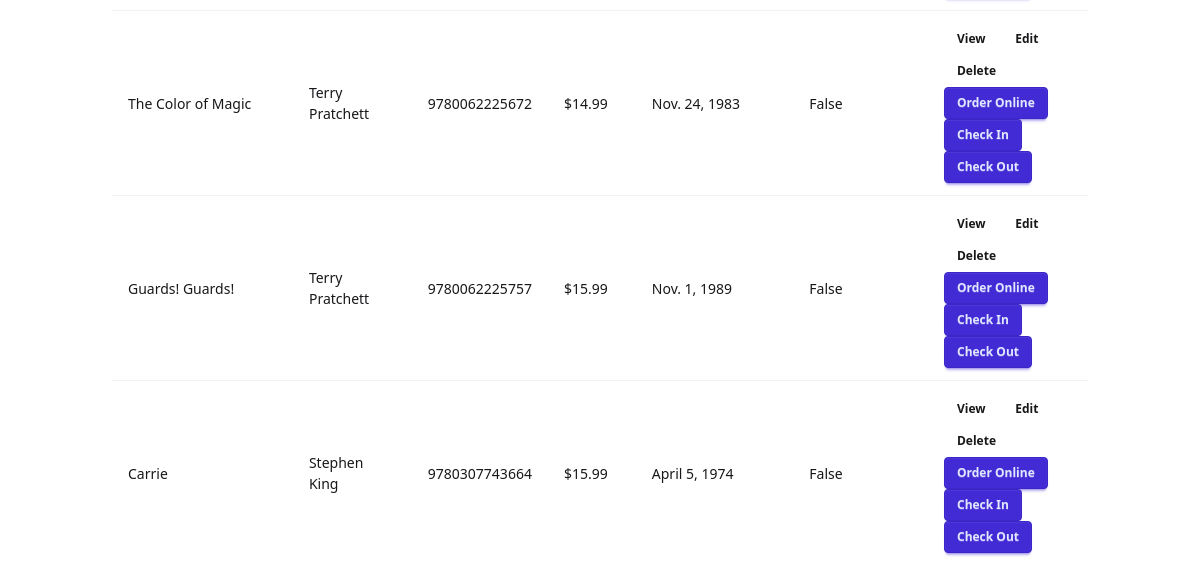
Page /book/ (lower part) on the earlier database version.
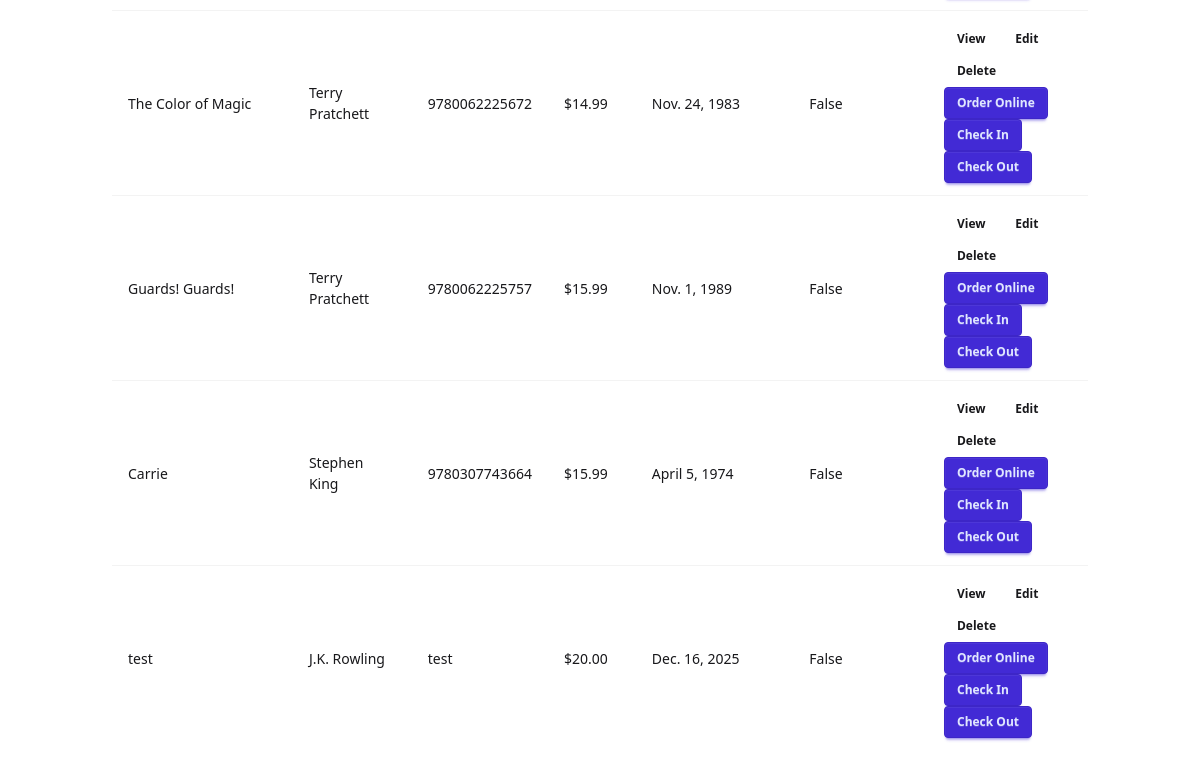
Same page on the later database version.
### example/models.py (models this page shows, shortened)
class Book(models.Model):
    title = models.CharField(max_length=100,verbose_name='Title')
    author = models.ForeignKey('Author', on_delete=models.CASCADE,verbose_name='Author')
    isbn = models.CharField(max_length=13,verbose_name='ISBN')
    price = models.DecimalField(max_digits=10, decimal_places=2,verbose_name='Price')
    pub_date = models.DateField(verbose_name='Publication Date')
    checked_out = models.BooleanField(default=False,verbose_name='Checked Out')
    ordered_from = models.CharField(max_length=100, blank=True, null=True, verbose_name='Ordered From')
    location = models.CharField(max_length=100, blank=True, null=True, verbose_name='Location')
    @property
    def formatted_price(self):
        return f"${self.price:,}"
    class Meta:
        verbose_name = 'Book'
        verbose_name_plural = 'Books'
        permissions = [
            ('can_view_ordered_from', 'Can view ordered from field'),
        ]

class Author(models.Model):
    name = models.CharField(max_length=100)
    def __str__(self):
        return self.name

### example/views.py (the view)
class BookCRUDView(CRUDView):
    model = Book
    fields = {
        'title': 'Title',
        'author': 'Author',
        'isbn': 'ISBN',
        'formatted_price': 'Price',
        'pub_date': 'Publication Date',
        'checked_out': 'Checked Out',
    }
    form_fields = {
        'title': 'Title',
        'author': 'Author',
        'isbn': 'ISBN',
        'price': 'Price',
        'pub_date': 'Publication Date',
        'checked_out': 'Checked Out',
        'ordered_from': 'Ordered From',
        'location': 'Location',
    }
    filter_fields = {'author': 'Author', 'checked_out': 'Checked Out'}
    search_fields = ['title', 'isbn']
    restricted_fields = {'ordered_from': 'can_view_ordered_from'}
    property_field_map = {'formatted_price': 'price'}
    inline_formsets = [
        {
            'model': BookRequest,
            'fields': ['requester_name', 'requester_email'],
            'can_delete': True,
        },
        {
            'model': RequestComment,
            'fields': ['comment'],
            'nested_under': BookRequest,
            'extra': 1,
            'can_delete': True,
        }
    ]
    extra_actions = [
        {
            'name': 'order-online',
            'view': OrderOnlineView,
            'label': 'Order Online',
            'method': 'POST',
        },
        {
            'name': 'check-in',
            'label': 'Check In',
            'view': CheckInView,
            'method': 'POST',
        },
        {
            'name': 'check-out',
            'label': 'Check Out',
            'view': CheckOutView,
            'method': 'POST',
        }
    ]

### orange_sherbert/templatetags/sherbert_tags.py (called while the page is built, shortened)
@register.simple_tag
def get_field_options(obj, field_name):
    model = obj.model
    field = model._meta.get_field(field_name)
    if field.is_relation:
        related_model = field.related_model
        related_ids = model.objects.values_list(field_name, flat=True).distinct()
        related_ids = [v for v in related_ids if v is not None]
        related_objects = related_model.objects.filter(pk__in=related_ids)
        return [(obj.pk, str(obj)) for obj in related_objects]
    distinct_values = model.objects.values_list(field_name, flat=True).distinct().order_by(field_name)
    return [(v, v) for v in distinct_values if v not in (None, '')]

@register.simple_tag
def is_selected(option, request, field):
    current = request.GET.get(field, '')
    return 'selected' if str(option) == str(current) else ''

### orange_sherbert/view.py (called while the page is built)
def nestedinlineformset_factory(parent_model, model, parent_formset_name, **kwargs):
    FormSet = inlineformset_factory(
        parent_model,
        model,
        formset=NestedInlineFormSet,
        **kwargs
    )
    FormSet.parent_formset_name = parent_formset_name
    return FormSet

### orange_sherbert/templates/orange_sherbert/list.html (shortened to what this page needs)
{% extends "orange_sherbert/base.html" %}
{% load sherbert_tags %}
{% block content %}
<div class="container mx-auto">
    <div class="card">
        <div class="card-body">
            <div class="overflow-x-auto" id="results-table">
                <table class="table w-full">
                    <tbody id="search-results">
                        {% for item in object_data %}
                            <tr>
                                {% for field_name, verbose_name, value in item.fields %}
                                    <td>{{ value }}</td>
                                {% endfor %}
                                <td class="min-w-40 max-w-40">
                                    <a href="{% url url_namespace|add:model_name|add:'-detail' item.object.pk %}?{{ request.GET.urlencode }}" class="btn btn-sm btn-ghost">View</a>
                                    <a href="{% url url_namespace|add:model_name|add:'-update' item.object.pk %}?{{ request.GET.urlencode }}" class="btn btn-sm btn-ghost">Edit</a>
                                    <a href="{% url url_namespace|add:model_name|add:'-delete' item.object.pk %}?{{ request.GET.urlencode }}" class="btn btn-sm btn-ghost">Delete</a>
                                    {% for action in extra_actions %}
                                        {% if action.method == 'GET' %}
                                            <a href="{% url url_namespace|add:model_name|add:'-'|add:action.name item.object.pk %}" class="btn btn-sm btn-primary">{{ action.label }}</a>
                                        {% else %}
                                            <form method="post" action="{% url url_namespace|add:model_name|add:'-'|add:action.name item.object.pk %}" style="display: inline;">
                                                <button type="submit" class="btn btn-sm btn-primary">{{ action.label }}</button>
                                            </form>
                                        {% endif %}
                                    {% endfor %}
                                </td>
                            </tr>
                        {% empty %}
                            <tr>
                                <td colspan="10" class="text-center">No items found.</td>
                            </tr>
                        {% endfor %}
                    </tbody>
                </table>
            </div>
        </div>
    </div>
</div>
{% endblock %}

Differences in the rows shown:
added Book: fields "test" "test" "$20.00" "Dec. 16, 2025" "False", label "Order Online" "Check In" "Check Out"
now on this page (row unchanged): Author: name "J.K. Rowling"
